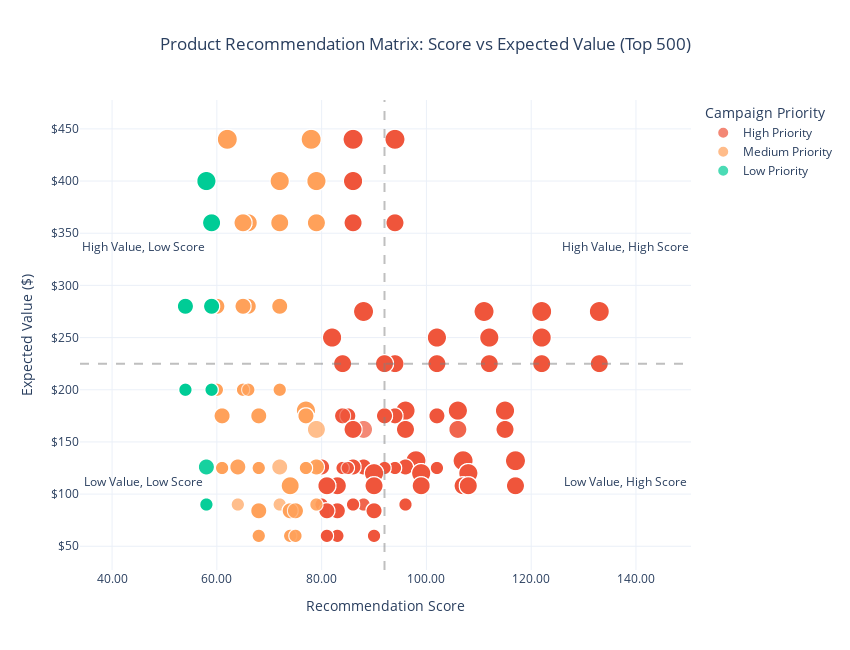

Notebook code for this chart:
### Markdown cell above
### Product Recommendation Matrix

### Code cell
product_recommendation_matrix_query = "SELECT * FROM gold.analytics_product_recommendation ORDER BY expected_value DESC"
product_recommendation_matrix_df = fetch_data(product_recommendation_matrix_query)

# Compute median lines for quadrants
median_score = product_recommendation_matrix_df['recommendation_score'].median()
median_value = product_recommendation_matrix_df['expected_value'].median()

# Create scatter plot
fig = px.scatter(
    product_recommendation_matrix_df,
    x='recommendation_score',
    y='expected_value',
    size='propensity_to_accept_pct',
    color='campaign_priority',
    hover_data={
        'recommended_product': True,
        'customer_segment': True,
        'current_products': True,
        'expected_annual_revenue': ':$,.2f',
        'propensity_to_accept_pct': ':.0f%'
    },
    title='Product Recommendation Matrix: Score vs Expected Value (Top 500)',
    labels={
        'recommendation_score': 'Recommendation Score',
        'expected_value': 'Expected Value ($)',
        'propensity_to_accept_pct': 'Propensity to Accept (%)'
    },
    color_discrete_map={
        'High Priority': '#EF553B',
        'Medium Priority': '#FFA15A',
        'Low Priority': '#00CC96'
    },
    template='plotly_white'
)

# Add quadrant lines
fig.add_hline(y=median_value, line_dash="dash", line_color="gray", opacity=0.5)
fig.add_vline(x=median_score, line_dash="dash", line_color="gray", opacity=0.5)

# Add quadrant labels
fig.add_annotation(x=median_score*0.5, y=median_value*1.5, text="High Value, Low Score", showarrow=False, font=dict(size=12))
fig.add_annotation(x=median_score*1.5, y=median_value*1.5, text="High Value, High Score", showarrow=False, font=dict(size=12))
fig.add_annotation(x=median_score*0.5, y=median_value*0.5, text="Low Value, Low Score", showarrow=False, font=dict(size=12))
fig.add_annotation(x=median_score*1.5, y=median_value*0.5, text="Low Value, High Score", showarrow=False, font=dict(size=12))

# Improve layout
fig.update_layout(
    height=650,
    width=850,
    title=dict(x=0.5),
    legend_title_text='Campaign Priority',
    xaxis=dict(tickformat='.2f'),
    yaxis=dict(tickprefix='$', separatethousands=True)
)

fig.show()

### Figure 1 — Plotly figure (JSON) as saved in the notebook; plotly's stock layout.template omitted (floating-point values rounded to 4 significant figures; data arrays with more than 128 entries replaced by an {"elided": "..."} marker saying what was removed)
{"data": [{"customdata": {"elided": "10442x5 mixed values"}, "hovertemplate": "campaign_priority=High Priority<br>Recommendation Score=%{x}<br>Expected Value ($)=%{y}<br>Propensity to Accept (%)=%{customdata[4]:.0f%}<br>recommended_product=%{customdata[0]}<br>customer_segment=%{customdata[1]}<br>current_products=%{customdata[2]}<br>expected_annual_revenue=%{customdata[3]:$,.2f}<extra></extra>", "legendgroup": "High Priority", "marker": {"color": "#EF553B", "size": {"elided": "10442 int values"}, "sizemode": "area", "sizeref": 0.1375, "symbol": "circle"}, "mode": "markers", "name": "High Priority", "showlegend": true, "type": "scattergl", "x": {"elided": "10442 float values"}, "xaxis": "x", "y": {"elided": "10442 float values"}, "yaxis": "y"}, {"customdata": {"elided": "3225x5 mixed values"}, "hovertemplate": "campaign_priority=Medium Priority<br>Recommendation Score=%{x}<br>Expected Value ($)=%{y}<br>Propensity to Accept (%)=%{customdata[4]:.0f%}<br>recommended_product=%{customdata[0]}<br>customer_segment=%{customdata[1]}<br>current_products=%{customdata[2]}<br>expected_annual_revenue=%{customdata[3]:$,.2f}<extra></extra>", "legendgroup": "Medium Priority", "marker": {"color": "#FFA15A", "size": {"elided": "3225 int values"}, "sizemode": "area", "sizeref": 0.1375, "symbol": "circle"}, "mode": "markers", "name": "Medium Priority", "showlegend": true, "type": "scattergl", "x": {"elided": "3225 float values"}, "xaxis": "x", "y": {"elided": "3225 float values"}, "yaxis": "y"}, {"customdata": {"elided": "187x5 mixed values"}, "hovertemplate": "campaign_priority=Low Priority<br>Recommendation Score=%{x}<br>Expected Value ($)=%{y}<br>Propensity to Accept (%)=%{customdata[4]:.0f%}<br>recommended_product=%{customdata[0]}<br>customer_segment=%{customdata[1]}<br>current_products=%{customdata[2]}<br>expected_annual_revenue=%{customdata[3]:$,.2f}<extra></extra>", "legendgroup": "Low Priority", "marker": {"color": "#00CC96", "size": {"elided": "187 int values"}, "sizemode": "area", "sizeref": 0.1375, "symbol": "circle"}, "mode": "markers", "name": "Low Priority", "showlegend": true, "type": "scattergl", "x": {"elided": "187 float values"}, "xaxis": "x", "y": {"elided": "187 float values"}, "yaxis": "y"}], "layout": {"annotations": [{"font": {"size": 12}, "showarrow": false, "text": "High Value, Low Score", "x": 46, "y": 337.5}, {"font": {"size": 12}, "showarrow": false, "text": "High Value, High Score", "x": 138, "y": 337.5}, {"font": {"size": 12}, "showarrow": false, "text": "Low Value, Low Score", "x": 46, "y": 112.5}, {"font": {"size": 12}, "showarrow": false, "text": "Low Value, High Score", "x": 138, "y": 112.5}], "height": 650, "legend": {"itemsizing": "constant", "title": {"text": "Campaign Priority"}, "tracegroupgap": 0}, "shapes": [{"line": {"color": "gray", "dash": "dash"}, "opacity": 0.5, "type": "line", "x0": 0, "x1": 1, "xref": "x domain", "y0": 225, "y1": 225, "yref": "y"}, {"line": {"color": "gray", "dash": "dash"}, "opacity": 0.5, "type": "line", "x0": 92, "x1": 92, "xref": "x", "y0": 0, "y1": 1, "yref": "y domain"}], "title": {"text": "Product Recommendation Matrix: Score vs Expected Value (Top 500)", "x": 0.5}, "width": 850, "xaxis": {"anchor": "y", "domain": [0, 1], "tickformat": ".2f", "title": {"text": "Recommendation Score"}}, "yaxis": {"anchor": "x", "domain": [0, 1], "separatethousands": true, "tickprefix": "$", "title": {"text": "Expected Value ($)"}}}}
